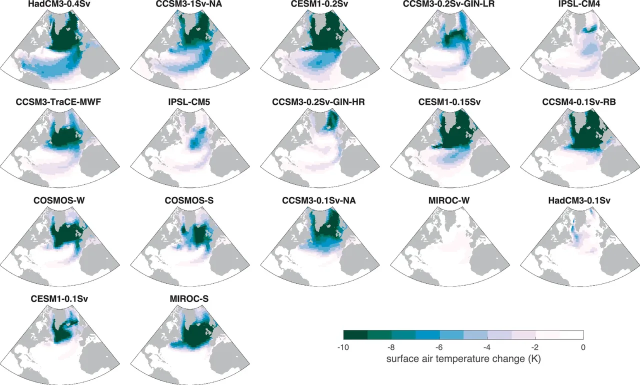
#> input picture images/disp/2026-09-12/0a6ef8898e.webp, 1280 x 770 px (shown at 1/2 size)
$ python -i colors.py   (imports and definitions only)
#> lines starting #> are read from the running program, lines starting #| are printed output that depends on the picture
#!/usr/bin/env python3
"""GeoSciPlot 配色提取：统计图片占比最高的前 N 个主色，作为图片 meta 的一部分。

产出写入 meta/refs.json 各条目的 colors 字段：
    "colors": [{"hex": "#AABBCC", "pct": 12.34}, ...]   # 按占比降序，最多 20 个

消费方：
    · scripts/build_site.py —— 详情页「配色」色块行（色块可跳转色彩实验并预选目标色）
    · 与 assets_src/color-lab.js 的浏览器端算法保持一致（5bit/通道直方图 +
      近色合并，欧氏距离 < 40），两边对同一张图给出的主色基本相同

用法：
    python scripts/colors.py             # 回填：只为缺 colors 的条目计算
    python scripts/colors.py --force     # 重新计算全部条目
    python scripts/colors.py --dry-run   # 只报告，不写文件

正常上传流程不需要单独跑本脚本：scripts/prepare.py 入库时会自动计算新图的颜色。
"""
from __future__ import annotations

import argparse
import json
import math
import sys
from pathlib import Path

from PIL import Image, ImageOps

ROOT = Path(__file__).resolve().parent.parent
IMG_DIR = ROOT / "images"
REFS_JSON = ROOT / "meta" / "refs.json"

TOP_N = 20              # 最多保留的主色个数
MAX_SAMPLES = 160_000   # 抽样像素上限（大图先等比缩小再统计）
MERGE_DIST2 = 1600      # 近色合并阈值：RGB 欧氏距离平方 < 40^2
ALPHA_MIN = 128         # 透明度低于该值的像素不参与统计（与前端一致）


def to_rgb(im):
    """任意模式 → RGB（prepare 缩略图/展示档与主色提取共用同一转换）。

    透明像素铺白底；16/32 位灰度与 float32（I;16 / I / F，DEM、出版级导出、
    GIS 概率图常见）不能直接 convert("RGB")：Pillow 按位截断会把像素映射成
    低字节噪声或纯白——先按实际动态范围线性拉伸到 8 位再转；全同值图按
    位深映射为常量灰（拉伸会得到纯黑）。
    """
    if "A" in im.getbands() or im.mode == "P":
        im = im.convert("RGBA")
        bg = Image.new("RGB", im.size, (255, 255, 255))
        bg.paste(im, mask=im.split()[-1])
        return bg
    if im.mode == "I" or im.mode.startswith("I;16") or im.mode == "F":
        if im.mode not in ("I", "F"):
            # I;16B/L/N 等字节序变体：getextrema 不支持（I;16B 实测 ValueError），
            # 先拓宽到 32 位 I——值不变，后续拉伸/常量映射统一口径
            im = im.convert("I")
        lo, hi = im.getextrema()
        if hi <= 255 and lo >= 0 and im.mode != "F":
            return im.convert("L").convert("RGB")
        span = hi - lo
        if span <= 0:
            # 全图同值：拉伸会得到纯黑（(v-lo)*k = 0），按位深映射常量灰
            g = min(255, max(0, round(float(hi) / 257.0)))
            return im.point(lambda v: g, mode="L").convert("RGB")
        k = 255.0 / span
        return im.point(lambda v: v * k - lo * k, mode="L").convert("RGB")
    if im.mode != "RGB":
        return im.convert("RGB")
    return im


def extract_colors(path: Path, top: int = TOP_N) -> list[dict]:
    """统计一张图的主色：[{hex, pct}]，pct 为相对全部不透明采样像素的占比。"""
#> called with top = 20
    with Image.open(path) as img:
#> img is the input picture: PIL image 1280x770 RGB; mean R, G, B 225.4, 230.5, 232
        img = ImageOps.exif_transpose(img)
        img = to_rgb(img)
        w, h = img.size
#> w = 1280; h = 770
        n_px = w * h
#> n_px = 985600
        if n_px > MAX_SAMPLES:
            scale = math.sqrt(MAX_SAMPLES / n_px)
#> scale = 0.403
            img = img.resize((max(1, round(w * scale)), max(1, round(h * scale))), Image.BOX)
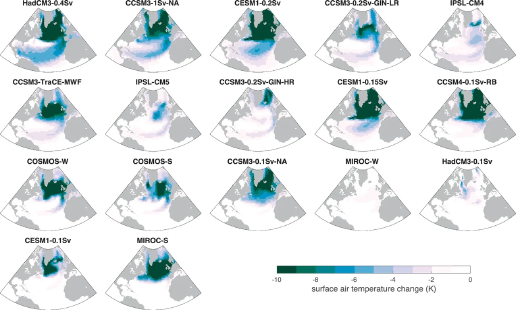
#> img: PIL image 516x310 RGB; mean R, G, B 225.5, 230.6, 232.1
        img = img.convert("RGBA")
#> img: PIL image 516x310 RGBA

        counts: dict[int, int] = {}
        sums: dict[int, list[int]] = {}
        total = 0
        for r, g, b, a in img.getdata():
            if a < ALPHA_MIN:
                continue
            k = ((r >> 3) << 10) | ((g >> 3) << 5) | (b >> 3)
            c = counts.get(k)
            if c is None:
                counts[k] = 1
                sums[k] = [r, g, b]
            else:
                counts[k] = c + 1
                sums[k][0] += r
                sums[k][1] += g
                sums[k][2] += b
            total += 1
#> this loop made 159960 passes
#> (r, g, b, k, c) on passes 2 to 4: (255, 255, 255, 32767, 1), (255, 255, 255, 32767, 2), (255, 255, 255, 32767, 3)
#> after the loop, counts = 1199 items; sums = 1199 items; total = 159960

    if not total:
        return []

    out: list[list] = []   # [累计像素数, r, g, b]
    for k in sorted(counts, key=counts.get, reverse=True):
        if len(out) >= top:
            break
        c = counts[k]
        s = sums[k]
        r, g, b = round(s[0] / c), round(s[1] / c), round(s[2] / c)
        dup = -1
        for j, o in enumerate(out):
            dd = (o[1] - r) ** 2 + (o[2] - g) ** 2 + (o[3] - b) ** 2
            if dd < MERGE_DIST2:
                dup = j
                break
        if dup >= 0:
            out[dup][0] += c
        else:
            out.append([c, r, g, b])
#> this loop made 494 passes
#> (k, c, s, r, g, b) on passes 1 to 3: (32767, 103517, [26370179, 26362577, 26367244], 255, 255, 255), (24312, 10475, [1975195, 1993355, 2016809], 189, 190, 193), (24311, 4613, [868197, 874868, 875094], 188, 190, 190)

    # 近色合并会把靠后 bin 的权重累计进靠前的色，最终占比可能与主 bin 顺序不一致，
    # 按累计权重重新排序保证色块行严格降序
    out.sort(key=lambda o: -o[0])
    return [{"hex": "#%02X%02X%02X" % (r, g, b),
             "pct": round(c / total * 100, 2)} for c, r, g, b in out]


def backfill(force: bool = False, dry_run: bool = False) -> int:
    if not REFS_JSON.exists():
        print("! 找不到 meta/refs.json，请先运行 python scripts/prepare.py")
        return 1
    refs = json.loads(REFS_JSON.read_text(encoding="utf-8"))
    items = refs.get("items", [])
    n_done = n_skip = n_fail = 0
    for it in items:
        if not force and it.get("colors"):
            n_skip += 1
            continue
        full = IMG_DIR / str(it.get("full", ""))
        if not full.is_file():
            print(f"  ! 原图缺失，跳过：{it.get('id')}（{it.get('full')}）")
            n_fail += 1
            continue
        colors = extract_colors(full)
        if colors:
            it["colors"] = colors
            n_done += 1
        print(f"  {it['id']}  {len(colors)} 色  前3："
              + " ".join(f"{c['hex']}({c['pct']}%)" for c in colors[:3]))
    if not dry_run and n_done:
        # 原子写（tmp + replace），与 admin.save_refs / prepare.py 同一口径：
        # 写一半崩溃不留半截 JSON，避免下次回填按损坏处理
        tmp = REFS_JSON.parent / (REFS_JSON.name + ".tmp")
        tmp.write_text(json.dumps(refs, ensure_ascii=False, indent=2) + "\n", encoding="utf-8")
        tmp.replace(REFS_JSON)
        print(f"\n写入 {REFS_JSON.relative_to(ROOT)}")
    print(f"计算 {n_done} 条 · 已有跳过 {n_skip} 条 · 失败 {n_fail} 条 · 共 {len(items)} 条")
    return 0


# [6 lines not run here, left out]

>>> result = extract_colors('../images/disp/2026-09-12/0a6ef8898e.webp')

$ run again, on images/disp/2026-09-12/3beb30a959.webp
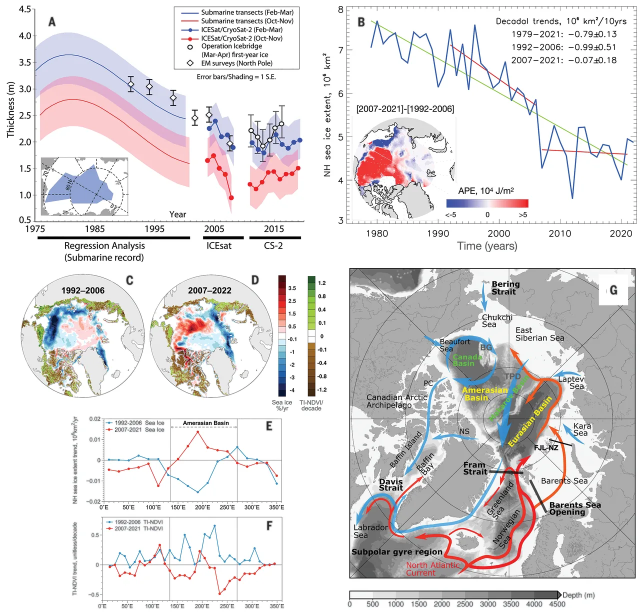
#> input picture images/disp/2026-09-12/3beb30a959.webp, 1280 x 1225 px (shown at 1/2 size)
#> in extract_colors, img is the input picture: PIL image 1280x1225 RGB; mean R, G, B 223.9, 221.5, 222.3
#> in extract_colors, `img = img.resize((max(1, round(w * scale)), max(1, round(h * scale))),..`:
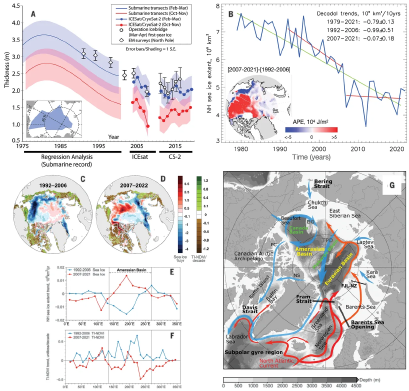
#> img: PIL image 409x391 RGB; mean R, G, B 223.9, 221.5, 222.2
#> after the loop in extract_colors, `for r, g, b, a in img.getdata():`: counts = 3392 items; total = 159919
#> the loop in extract_colors, `for k in sorted(counts, key=counts.get, reverse=True):` made 168 passes
#> (k, c, s, r, g, b) on passes 1 to 3: (32767, 87107, [22187380, 22191175, 22188588], 255, 255, 255), (22197, 12761, [2188968, 2189188, 2189148], 172, 172, 172), (31710, 5403, [1323761, 1325040, 1325038], 245, 245, 245)

$ run again, on images/disp/2026-09-12/42e5c2e035.webp
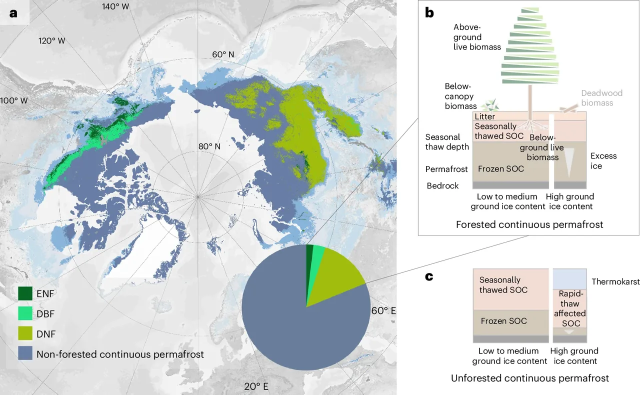
#> input picture images/disp/2026-09-12/42e5c2e035.webp, 1280 x 789 px (shown at 1/2 size)
#> in extract_colors, img is the input picture: PIL image 1280x789 RGB; mean R, G, B 212.8, 218.1, 216.9
#> in extract_colors, `img = img.resize((max(1, round(w * scale)), max(1, round(h * scale))),..`:
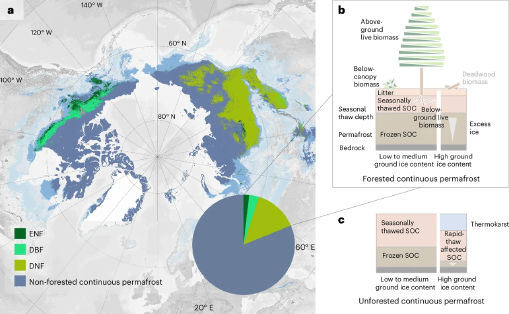
#> img: PIL image 509x314 RGB; mean R, G, B 212.9, 218.2, 217
#> the loop in extract_colors, `for r, g, b, a in img.getdata():` made 159826 passes
#> (r, g, b, k, c) on passes 2 to 4: (235, 235, 235, 30653, 1), (238, 238, 238, 30653, 2), (237, 237, 237, 30653, 3)
#> after the loop in extract_colors, `for r, g, b, a in img.getdata():`: counts = 1833 items; total = 159826
#> the loop in extract_colors, `for k in sorted(counts, key=counts.get, reverse=True):` made 485 passes
#> (k, c, s, r, g, b) on passes 1 to 3: (32767, 43897, [11182512, 11184307, 11182115], 255, 255, 255), (29596, 16882, [3847006, 3848402, 3848407], 228, 228, 228), (30653, 12468, [2933437, 2935150, 2934964], 235, 235, 235)

$ run again, on images/disp/2026-09-12/521a01163d.webp
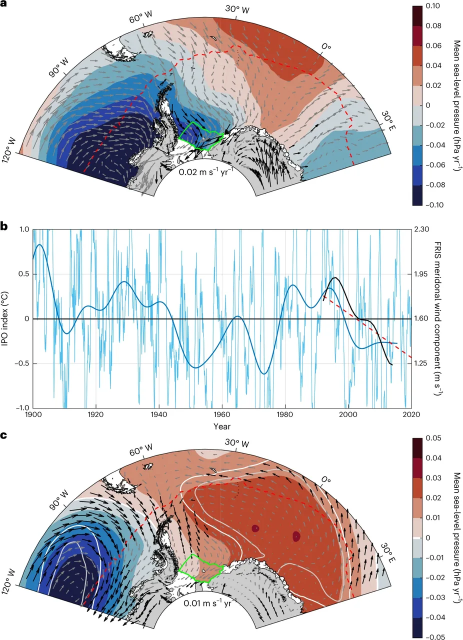
#> input picture images/disp/2026-09-12/521a01163d.webp, 925 x 1280 px (shown at 1/2 size)
#> in extract_colors, img is the input picture: PIL image 925x1280 RGB; mean R, G, B 212.7, 210, 212
#> in extract_colors, `img = img.resize((max(1, round(w * scale)), max(1, round(h * scale))),..`:
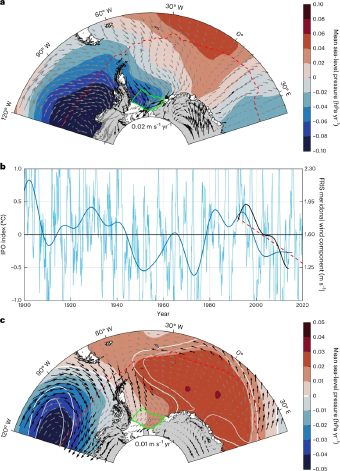
#> img: PIL image 340x471 RGB; mean R, G, B 212.8, 210, 212
#> the loop in extract_colors, `for r, g, b, a in img.getdata():` made 160140 passes
#> (r, g, b, k) on passes 1 to 3: (204, 204, 204, 26425), (73, 73, 73, 9513), (30, 30, 30, 3171)
#> after the loop in extract_colors, `for r, g, b, a in img.getdata():`: counts = 3256 items; total = 160140
#> the loop in extract_colors, `for k in sorted(counts, key=counts.get, reverse=True):` made 243 passes
#> (k, c, s, r, g, b) on passes 1 to 3: (32767, 87665, [22322259, 22340838, 22336308], 255, 255, 255), (26425, 2871, [585491, 585573, 585514], 204, 204, 204), (27182, 2381, [497416, 332380, 275223], 209, 140, 116)
